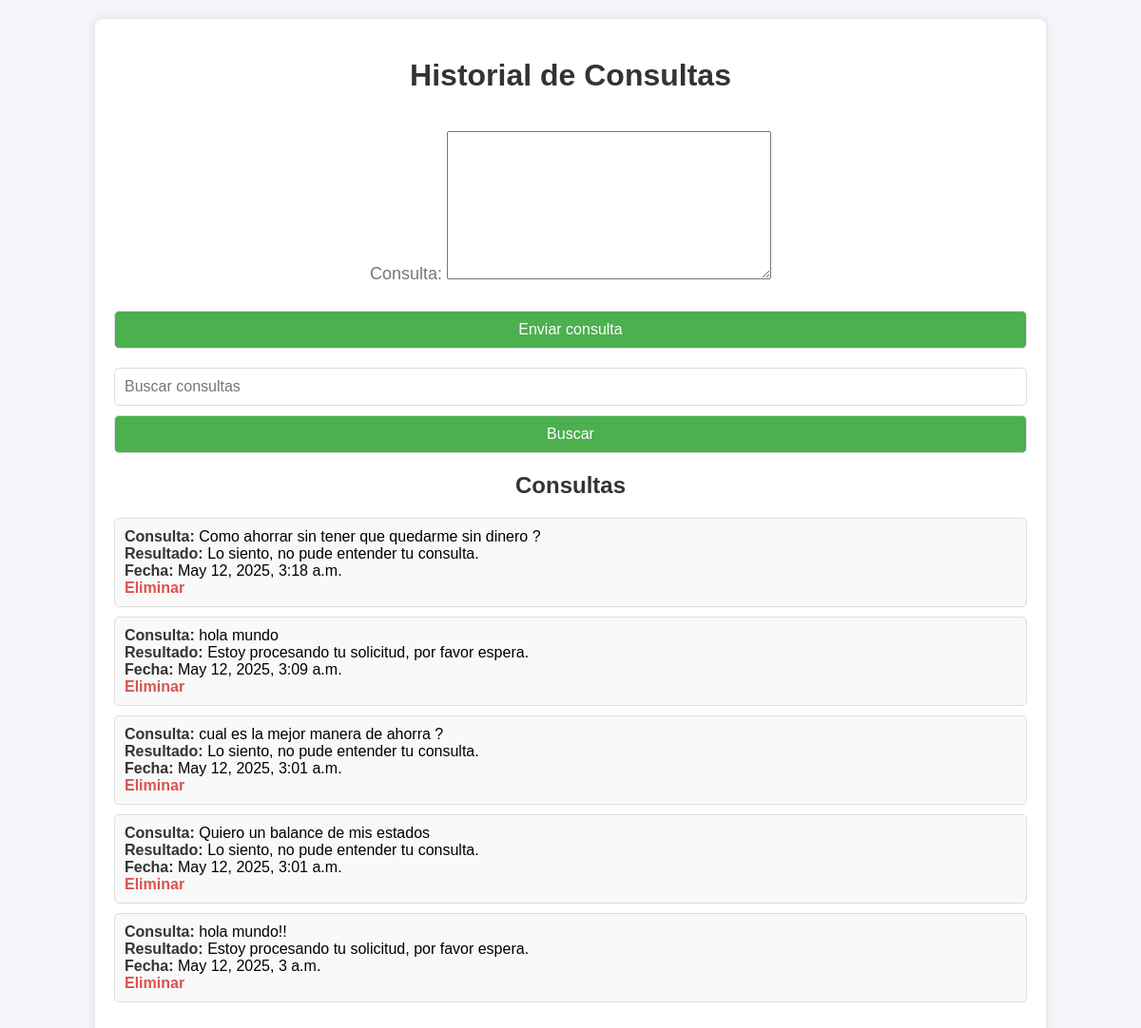
The page /accounts/historial/ (signed in) on the database as committed earlier.
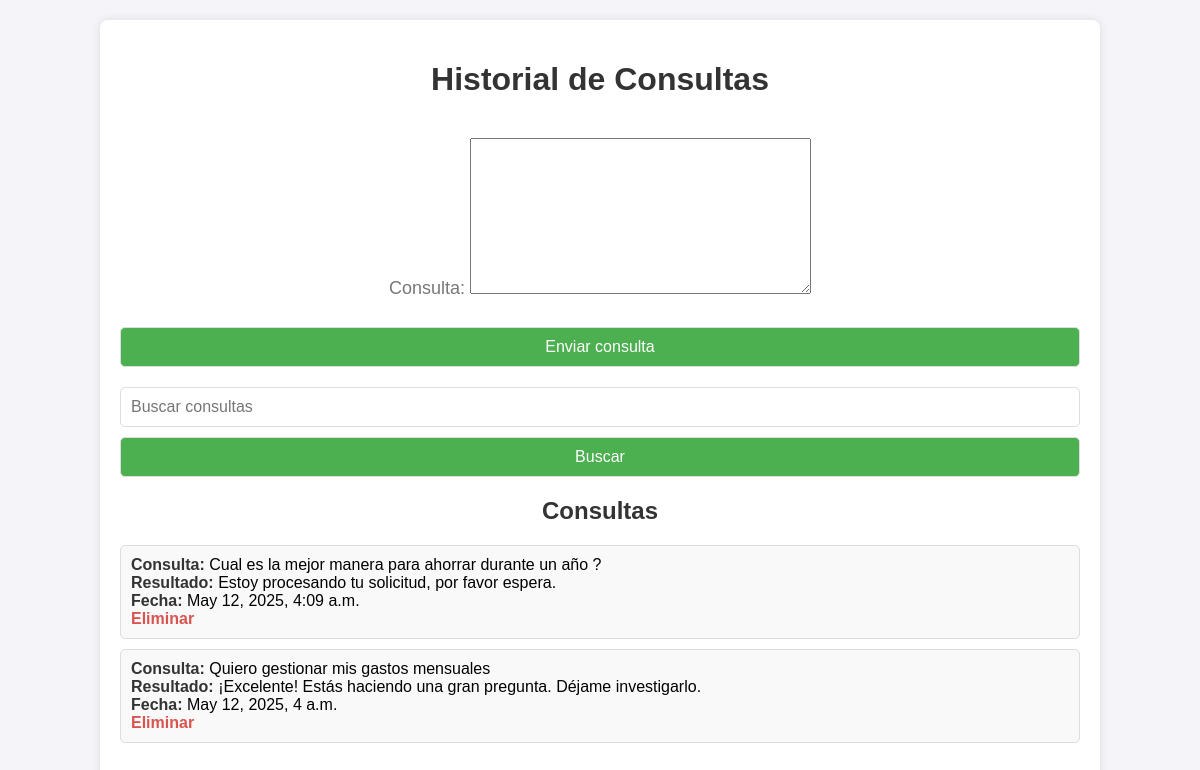
The same page on the database as committed later.
### accounts/models.py (models this page shows, shortened)
class Consulta(models.Model):
    usuario = models.ForeignKey(User, on_delete=models.CASCADE)
    consulta = models.TextField()
    resultado = models.TextField(null=True, blank=True)  # Aquí se guarda la respuesta automática
    fecha = models.DateTimeField(auto_now_add=True)

### accounts/views.py (the view, shortened to what this page needs)
# urls.py: path('historial/', views.historial_consultas, name='historial_consultas'),
@login_required
def historial_consultas(request):
    form = ConsultaForm()
    consultas = Consulta.objects.filter(usuario=request.user)
    query = request.GET.get('q')
    if query:
        consultas = consultas.filter(
            Q(consulta__icontains=query) | Q(resultado__icontains=query)
        )
    consultas = consultas.order_by('-fecha')
    return render(request, 'accounts/historial.html', {
        'form': form,
        'consultas': consultas,
        'query': query or '',
    })

### accounts/forms.py
class ConsultaForm(forms.ModelForm):
    class Meta:
        model = Consulta
        fields = ['consulta']  # Solo se necesita el campo consulta

### accounts/templates/accounts/historial.html (shortened to what this page needs)
<!DOCTYPE html>
<html lang="es">
<head>
</head>
<body>
    <div class="container">
        <h1>Historial de Consultas</h1>
        <form method="POST" action="{% url 'historial_consultas' %}">
            {{ form.as_p }}
            <button type="submit">Enviar consulta</button>
        </form>
        <form method="GET" action="{% url 'historial_consultas' %}">
            <input type="text" name="q" value="{{ query }}" placeholder="Buscar consultas">
            <button type="submit">Buscar</button>
        </form>
        <h2>Consultas</h2>
        {% if consultas %}
            <ul>
                {% for consulta in consultas %}
                    <li>
                        <strong>Consulta:</strong> {{ consulta.consulta }} <br>
                        <strong>Resultado:</strong> {{ consulta.resultado }} <br>
                        <strong>Fecha:</strong> {{ consulta.fecha }} <br>
                        <a href="{% url 'eliminar_consulta' consulta.id %}">Eliminar</a>
                    </li>
                {% endfor %}
            </ul>
        {% else %}
            <p>No hay consultas registradas.</p>
        {% endif %}
    </div>
</body>
</html>

### accounts/templates/accounts/historial.html (style rules this page uses)
body { font-family: Arial, sans-serif; margin: 0; padding: 0; background-color: #f4f4f9; }
.container { width: 80%; margin: 20px auto; background-color: #ffffff; padding: 20px; box-shadow: 0 0 10px rgba(0, 0, 0, 0.1); border-radius: 8px; }
h1, h2 { color: #333; text-align: center; }
form { margin-bottom: 20px; display: flex; flex-direction: column; gap: 10px; }
input[type="text"], button { padding: 10px; font-size: 16px; border: 1px solid #ddd; border-radius: 5px; }
button { background-color: #4CAF50; color: white; cursor: pointer; }
ul { list-style: none; padding: 0; }
li { padding: 10px; margin-bottom: 10px; background-color: #f9f9f9; border: 1px solid #ddd; border-radius: 5px; }
li strong { color: #333; }
a { color: #d9534f; text-decoration: none; font-weight: bold; }
p { text-align: center; font-size: 18px; color: #777; }

Rows that differ between the two databases and show on the page:
removed Consulta: consulta "Como ahorrar sin tener que quedarme sin dinero ?", resultado "Lo siento, no pude entender tu consulta.", fecha "May 12, 2025, 3:18 a.m."
removed Consulta: consulta "hola mundo", resultado "Estoy procesando tu solicitud, por favor espera.", fecha "May 12, 2025, 3:09 a.m."
removed Consulta: consulta "cual es la mejor manera de ahorra ?", resultado "Lo siento, no pude entender tu consulta.", fecha "May 12, 2025, 3:01 a.m."
removed Consulta: consulta "Quiero un balance de mis estados", resultado "Lo siento, no pude entender tu consulta.", fecha "May 12, 2025, 3:01 a.m."
removed Consulta: consulta "hola mundo!!", resultado "Estoy procesando tu solicitud, por favor espera.", fecha "May 12, 2025, 3 a.m."
added Consulta: consulta "Cual es la mejor manera para ahorrar durante un año ?", resultado "Estoy procesando tu solicitud, por favor espera.", fecha "May 12, 2025, 4:09 a.m."
added Consulta: consulta "Quiero gestionar mis gastos mensuales", resultado "¡Excelente! Estás haciendo una gran pregunta. Déjame investigarlo.", fecha "May 12, 2025, 4 a.m."
